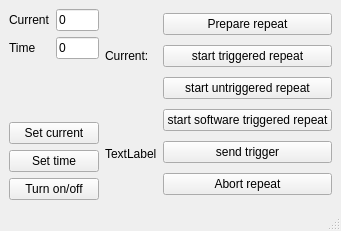
<?xml version="1.0" encoding="UTF-8"?>
<ui version="4.0">
 <class>MainWindow</class>
 <widget class="QMainWindow" name="MainWindow">
  <property name="geometry">
   <rect>
    <x>0</x>
    <y>0</y>
    <width>341</width>
    <height>231</height>
   </rect>
  </property>
  <property name="windowTitle">
   <string>MainWindow</string>
  </property>
  <widget class="QWidget" name="centralwidget">
   <layout class="QHBoxLayout" name="horizontalLayout_3">
    <item>
     <layout class="QHBoxLayout" name="horizontalLayout_2">
      <item>
       <layout class="QHBoxLayout" name="horizontalLayout">
        <item>
         <layout class="QVBoxLayout" name="verticalLayout">
          <item>
           <layout class="QFormLayout" name="formLayout">
            <item row="0" column="0">
             <widget class="QLabel" name="label">
              <property name="text">
               <string>Current</string>
              </property>
             </widget>
            </item>
            <item row="0" column="1">
             <widget class="QLineEdit" name="current_input">
              <property name="text">
               <string>0</string>
              </property>
             </widget>
            </item>
            <item row="1" column="0">
             <widget class="QLabel" name="label_2">
              <property name="text">
               <string>Time</string>
              </property>
             </widget>
            </item>
            <item row="1" column="1">
             <widget class="QLineEdit" name="time_input">
              <property name="text">
               <string>0</string>
              </property>
             </widget>
            </item>
           </layout>
          </item>
          <item>
           <widget class="QPushButton" name="set_current_button">
            <property name="text">
             <string>Set current</string>
            </property>
           </widget>
          </item>
          <item>
           <widget class="QPushButton" name="set_time_button">
            <property name="text">
             <string>Set time</string>
            </property>
           </widget>
          </item>
          <item>
           <widget class="QPushButton" name="on_off_button">
            <property name="text">
             <string>Turn on/off</string>
            </property>
           </widget>
          </item>
         </layout>
        </item>
        <item>
         <layout class="QVBoxLayout" name="verticalLayout_2">
          <item>
           <widget class="QLabel" name="label_3">
            <property name="text">
             <string>Current:</string>
            </property>
           </widget>
          </item>
          <item>
           <widget class="QLabel" name="current_display">
            <property name="text">
             <string>TextLabel</string>
            </property>
           </widget>
          </item>
         </layout>
        </item>
       </layout>
      </item>
      <item>
       <layout class="QVBoxLayout" name="verticalLayout_3">
        <item>
         <widget class="QPushButton" name="prepare_repeat_button">
          <property name="text">
           <string>Prepare repeat</string>
          </property>
         </widget>
        </item>
        <item>
         <widget class="QPushButton" name="start_triggered_button">
          <property name="text">
           <string>start triggered repeat</string>
          </property>
         </widget>
        </item>
        <item>
         <widget class="QPushButton" name="start_untriggered_button">
          <property name="text">
           <string>start untriggered repeat</string>
          </property>
         </widget>
        </item>
        <item>
         <widget class="QPushButton" name="start_bus_triggered_button">
          <property name="text">
           <string>start software triggered repeat</string>
          </property>
         </widget>
        </item>
        <item>
         <widget class="QPushButton" name="send_trigger_button">
          <property name="text">
           <string>send trigger</string>
          </property>
         </widget>
        </item>
        <item>
         <widget class="QPushButton" name="abort_button">
          <property name="text">
           <string>Abort repeat</string>
          </property>
         </widget>
        </item>
       </layout>
      </item>
     </layout>
    </item>
   </layout>
  </widget>
  <widget class="QMenuBar" name="menubar">
   <property name="geometry">
    <rect>
     <x>0</x>
     <y>0</y>
     <width>341</width>
     <height>21</height>
    </rect>
   </property>
  </widget>
  <widget class="QStatusBar" name="statusbar"/>
 </widget>
 <resources/>
 <connections/>
</ui>
